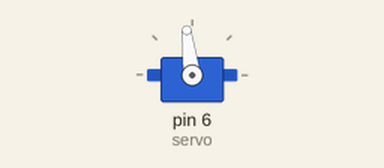
A sketch run on a simulated Arduino Uno, built with avr-gcc and run on an emulated ATmega328P. Shown: servo.

Above: at 0.1 s.
Timing chart, 0 to 40.0 s (numbered marks = the images above):
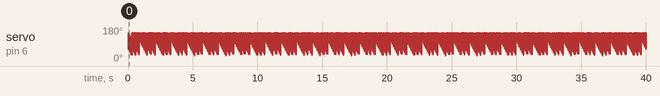

The sketch:

sketch_jan22a.ino
```cpp
#include <Servo.h>
#include <stdio.h>

Servo servo;
int vel = 30;
char in_data;

void setup() {
  // put your setup code here, to run once:
  servo.attach(6);
  Serial.begin(9600);
}

void loop()
{
  // put your main code here, to run repeatedly:
  if(Serial.available())
  {
    in_data = Serial.read();

    if(in_data == 'a')
    {
      vel += 10 ;

    }
    else if(in_data == 'b')
    {
      vel -= 10;
    }

    if(vel <= 30)
    {
      vel=30;
    }

    if(vel >= 150)
    {
      vel = 150;
    }
  }
  for(vel = 30; vel <= 150; vel ++)
  {
    servo.write(vel);
  }


}
```
